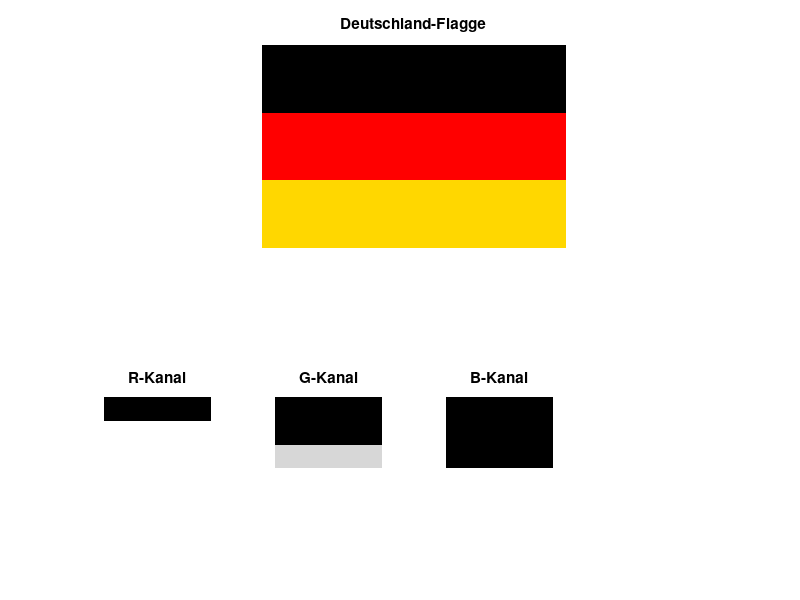

Source code (MATLAB):
%%-----RGB-Bild-----%%
deutschlandFlagge = zeros(600, 900, 3, 'uint8');
deutschlandFlagge(201:400,:,1) = 255;
deutschlandFlagge(401:end,:,1) = 255;
deutschlandFlagge(401:end,:,2) = 215;

figure;

subplot(2, 4, [1, 2, 3, 4]);
imshow(deutschlandFlagge);
title('Deutschland-Flagge');

subplot(2, 4, 5);
imshow(deutschlandFlagge(:,:,1));
title('R-Kanal');

subplot(2, 4, 6);
imshow(deutschlandFlagge(:,:,2));
title('G-Kanal');

subplot(2, 4, 7);
imshow(deutschlandFlagge(:,:,3));
title('B-Kanal');
